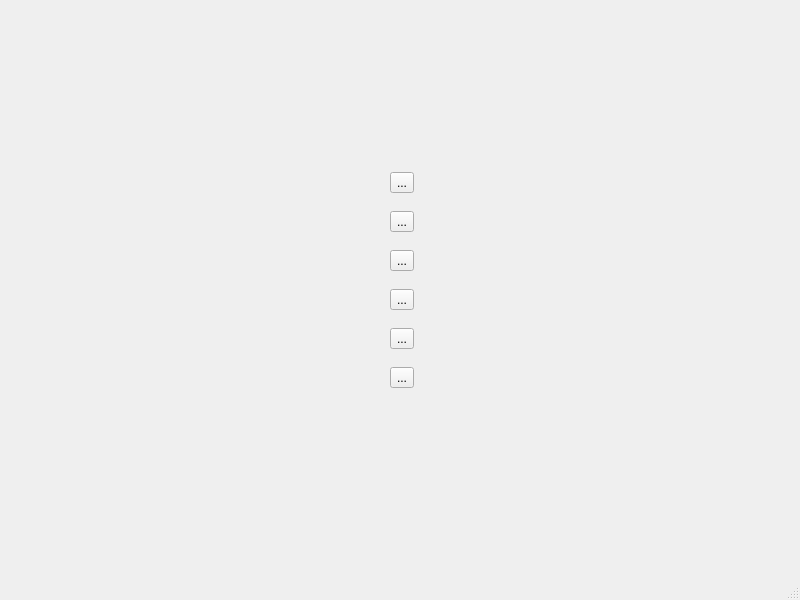
<?xml version="1.0" encoding="UTF-8"?>
<ui version="4.0">
 <class>MainWindow</class>
 <widget class="QMainWindow" name="MainWindow">
  <property name="geometry">
   <rect>
    <x>0</x>
    <y>0</y>
    <width>800</width>
    <height>600</height>
   </rect>
  </property>
  <property name="windowTitle">
   <string>MainWindow</string>
  </property>
  <widget class="QWidget" name="centralwidget">
   <widget class="QWidget" name="widget" native="true">
    <property name="geometry">
     <rect>
      <x>390</x>
      <y>160</y>
      <width>211</width>
      <height>241</height>
     </rect>
    </property>
    <layout class="QVBoxLayout" name="verticalLayout">
     <item>
      <widget class="QToolButton" name="normalBtn">
       <property name="text">
        <string>...</string>
       </property>
      </widget>
     </item>
     <item>
      <widget class="QToolButton" name="checkBtn">
       <property name="text">
        <string>...</string>
       </property>
      </widget>
     </item>
     <item>
      <widget class="QToolButton" name="menuBtn">
       <property name="text">
        <string>...</string>
       </property>
      </widget>
     </item>
     <item>
      <widget class="QToolButton" name="actionBtn">
       <property name="text">
        <string>...</string>
       </property>
      </widget>
     </item>
     <item>
      <widget class="QToolButton" name="arrowBtn">
       <property name="text">
        <string>...</string>
       </property>
      </widget>
     </item>
     <item>
      <widget class="QToolButton" name="popMenuBtn">
       <property name="text">
        <string>...</string>
       </property>
      </widget>
     </item>
    </layout>
   </widget>
  </widget>
  <widget class="QMenuBar" name="menubar">
   <property name="geometry">
    <rect>
     <x>0</x>
     <y>0</y>
     <width>800</width>
     <height>17</height>
    </rect>
   </property>
  </widget>
  <widget class="QStatusBar" name="statusbar"/>
 </widget>
 <resources/>
 <connections/>
</ui>
